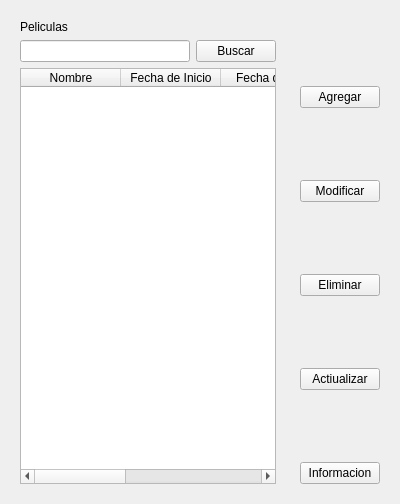
            <widget class="QWidget" name="page_tres">
             <layout class="QHBoxLayout" name="horizontalLayout_7">
              <item>
               <widget class="QWidget" name="widget_4" native="true">
                <layout class="QVBoxLayout" name="verticalLayout_7">
                 <item>
                  <widget class="QLabel" name="label_4">
                   <property name="text">
                    <string>Peliculas</string>
                   </property>
                  </widget>
                 </item>
                 <item>
                  <layout class="QHBoxLayout" name="horizontalLayout_6">
                   <item>
                    <widget class="QLineEdit" name="lineEdit_2"/>
                   </item>
                   <item>
                    <widget class="QPushButton" name="pushButton_6">
                     <property name="text">
                      <string>Buscar</string>
                     </property>
                    </widget>
                   </item>
                  </layout>
                 </item>
                 <item>
                  <widget class="QTableWidget" name="tableWidget_pelis">
                   <column>
                    <property name="text">
                     <string>Nombre</string>
                    </property>
                   </column>
                   <column>
                    <property name="text">
                     <string>Fecha de Inicio</string>
                    </property>
                   </column>
                   <column>
                    <property name="text">
                     <string>Fecha de Fin</string>
                    </property>
                   </column>
                   <column>
                    <property name="text">
                     <string>Duración</string>
                    </property>
                   </column>
                   <column>
                    <property name="text">
                     <string>Clasifiacion</string>
                    </property>
                   </column>
                  </widget>
                 </item>
                </layout>
               </widget>
              </item>
              <item>
               <widget class="QWidget" name="widget_3" native="true">
                <property name="maximumSize">
                 <size>
                  <width>160</width>
                  <height>16777215</height>
                 </size>
                </property>
                <layout class="QVBoxLayout" name="verticalLayout_6">
                 <item>
                  <spacer name="verticalSpacer_8">
                   <property name="orientation">
                    <enum>Qt::Vertical</enum>
                   </property>
                   <property name="sizeHint" stdset="0">
                    <size>
                     <width>20</width>
                     <height>66</height>
                    </size>
                   </property>
                  </spacer>
                 </item>
                 <item>
                  <widget class="QPushButton" name="btn_agregar_pelicula">
                   <property name="text">
                    <string>Agregar</string>
                   </property>
                  </widget>
                 </item>
                 <item>
                  <spacer name="verticalSpacer_9">
                   <property name="orientation">
                    <enum>Qt::Vertical</enum>
                   </property>
                   <property name="sizeHint" stdset="0">
                    <size>
                     <width>20</width>
                     <height>66</height>
                    </size>
                   </property>
                  </spacer>
                 </item>
                 <item>
                  <widget class="QPushButton" name="btn_modificar_pelicula">
                   <property name="text">
                    <string>Modificar</string>
                   </property>
                  </widget>
                 </item>
                 <item>
                  <spacer name="verticalSpacer_10">
                   <property name="orientation">
                    <enum>Qt::Vertical</enum>
                   </property>
                   <property name="sizeHint" stdset="0">
                    <size>
                     <width>20</width>
                     <height>66</height>
                    </size>
                   </property>
                  </spacer>
                 </item>
                 <item>
                  <widget class="QPushButton" name="btn_eliminar_pelicula">
                   <property name="text">
                    <string>Eliminar</string>
                   </property>
                  </widget>
                 </item>
                 <item>
                  <spacer name="verticalSpacer_11">
                   <property name="orientation">
                    <enum>Qt::Vertical</enum>
                   </property>
                   <property name="sizeHint" stdset="0">
                    <size>
                     <width>20</width>
                     <height>66</height>
                    </size>
                   </property>
                  </spacer>
                 </item>
                 <item>
                  <widget class="QPushButton" name="btn_actualizar_pelicula">
                   <property name="text">
                    <string>Actiualizar</string>
                   </property>
                  </widget>
                 </item>
                 <item>
                  <spacer name="verticalSpacer_12">
                   <property name="orientation">
                    <enum>Qt::Vertical</enum>
                   </property>
                   <property name="sizeHint" stdset="0">
                    <size>
                     <width>20</width>
                     <height>66</height>
                    </size>
                   </property>
                  </spacer>
                 </item>
                 <item>
                  <widget class="QPushButton" name="btn_informacion_pelicula">
                   <property name="text">
                    <string>Informacion</string>
                   </property>
                  </widget>
                 </item>
                </layout>
               </widget>
              </item>
             </layout>
            </widget>
